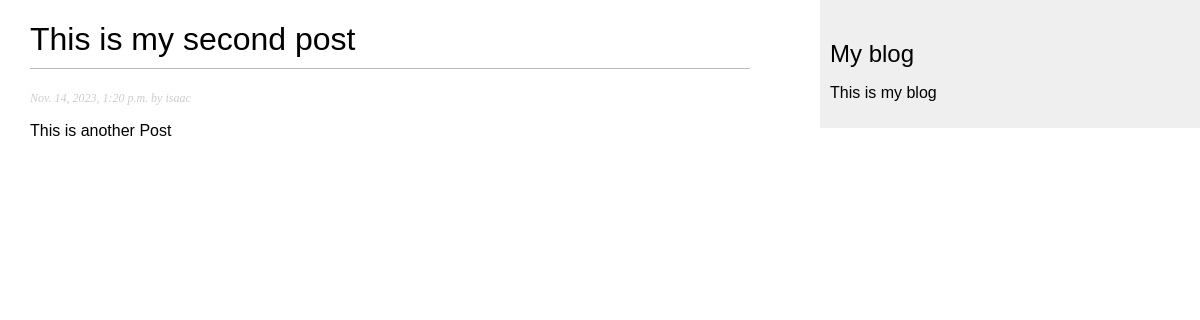
/blog/2023/11/14/this-is-my-second-post/, run on the app's committed database.
### core/models.py (models this page shows, shortened)
class Post(models.Model):
    STATUS_CHOICES = (
        ('draft', 'Draft'),
        ('published', 'Published'),
    )
    title = models.CharField(max_length=250)
    slug = models.SlugField(max_length=250,
                            unique_for_date='publish')
    author = models.ForeignKey(User,
                               on_delete=models.CASCADE,
                               related_name='blog_posts')
    body = models.TextField()
    publish = models.DateTimeField(default=timezone.now)
    created = models.DateTimeField(auto_now_add=True)
    updated = models.DateTimeField(auto_now=True)
    status = models.CharField(max_length=10,
                              choices=STATUS_CHOICES,
                              default='draft')
    class Meta:
        ordering = ('-publish',)
    objects = models.Manager() # Default manager
    published = PublishedManager() # Custom manager. Access to objects applying this filter with Post.published.all()

### core/views.py (the view)
# urls.py: path('<int:year>/<int:month>/<int:day>/<slug:post>/', views.post_detail, name='post_detail')
def post_detail(request, year, month, day, post):
    post = get_object_or_404(Post, slug=post,
                             status='published',
                             publish__year=year,
                             publish__month=month,
                             publish__day=day)
    return render(request,
                  'core/post/detail.html',
                  {'post': post})

### core/templates/core/post/detail.html (shortened to what this page needs)
{% extends "core/base.html" %}
{% block content %}
    <h1>{{ post.title }}</h1>
    <p class="date">{{ post.publish }} by {{ post.author }}</p>
    {{ post.body|linebreaks}}
{% endblock %}

### core/static/core/base.css (style rules this page uses)
body { margin:0; padding:0; font-family:helvetica, sans-serif; }
h1 { font-weight:normal; border-bottom:1px solid #bbb; padding:0 0 10px 0; }
p.date { color:#ccc; font-family: georgia, serif; font-size: 12px; font-style: italic; }

### data on the page
Post: title "This is my second post", publish "Nov. 14, 2023, 1:20 p.m.", author "isaac", body "This is another Post"
